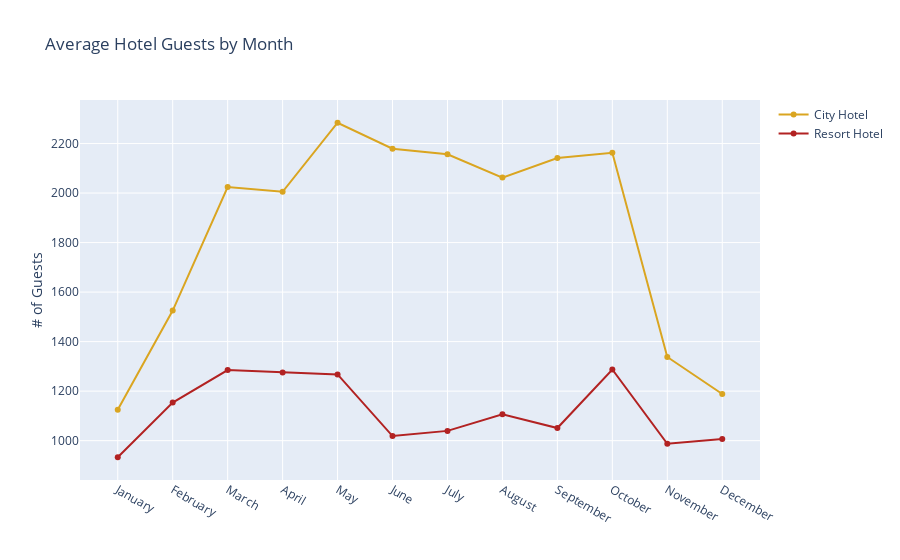

Notebook code cell kept with this figure:
### Code cell
g = go.Figure()
g.add_trace(go.Scatter(x=city_hotel_df['arrival_date_month'],y=city_hotel_df['is_canceled'],name='City Hotel',
                       line = dict(color='goldenrod')))
g.add_trace(go.Scatter(x=resort_hotel_df['arrival_date_month'],y=resort_hotel_df['is_canceled'], name='Resort Hotel',
                       line = dict(color='firebrick')))
g.layout.update(title = 'Average Hotel Guests by Month', yaxis_title = '# of Guests')
g.show()

### Figure 1 — Plotly figure (JSON) as saved in the notebook; plotly's stock layout.template omitted (floating-point values rounded to 4 significant figures)
{"data": [{"line": {"color": "goldenrod"}, "name": "City Hotel", "type": "scatter", "x": ["January", "February", "March", "April", "May", "June", "July", "August", "September", "October", "November", "December"], "y": [1124.0, 1526.0, 2024.0, 2005, 2284, 2179, 2156.0, 2062.0, 2142.0, 2163, 1338, 1188.0]}, {"line": {"color": "firebrick"}, "name": "Resort Hotel", "type": "scatter", "x": ["January", "February", "March", "April", "May", "June", "July", "August", "September", "October", "November", "December"], "y": [933, 1154, 1285, 1275, 1268.0, 1018.0, 1040.0, 1107, 1051, 1288.0, 987.5, 1007]}], "layout": {"title": {"text": "Average Hotel Guests by Month"}, "yaxis": {"title": {"text": "# of Guests"}}}}
